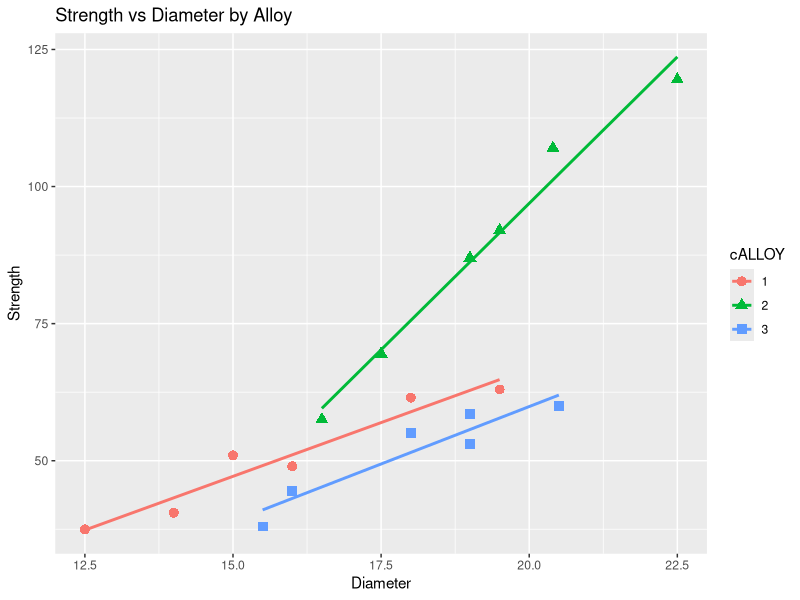
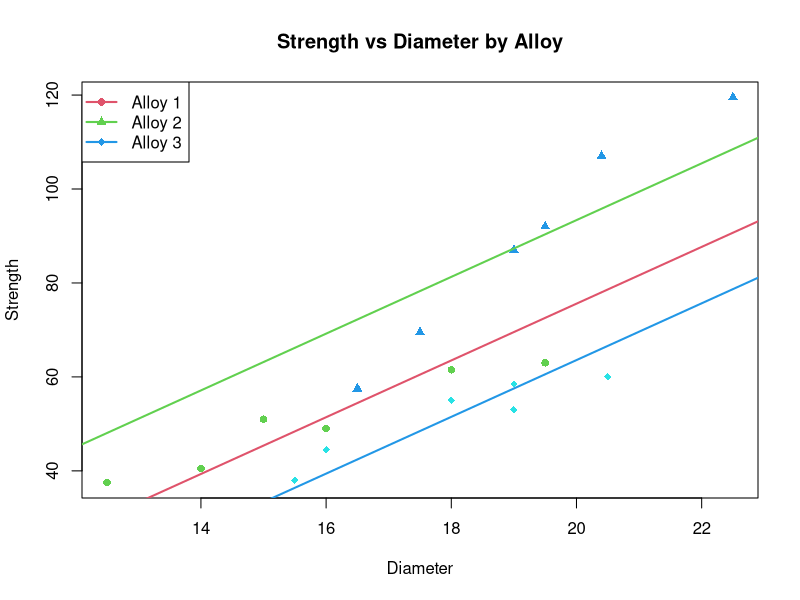
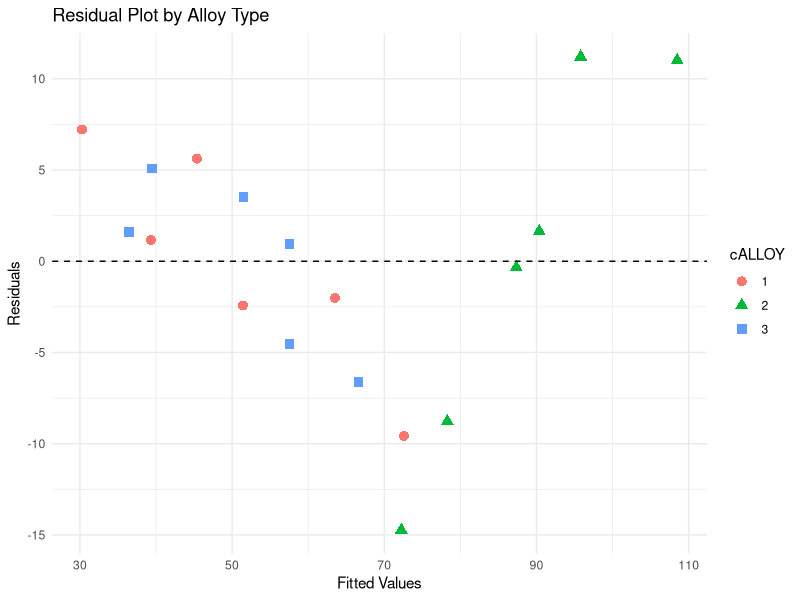

Write R code to recreate these figures, in order.
weld <- read.table("./weld.txt", header = TRUE)
weld$cALLOY <- factor(weld$ALLOY)

# str(weld)

# (a):
# Scatter plot with different symbols by alloy
library(ggplot2)
ggplot(weld, aes(x = Diameter, y = Strength, color = cALLOY, shape = cALLOY)) +
  geom_point(size = 3) +
  geom_smooth(method = "lm", se = FALSE, aes(group = cALLOY)) +
  labs(title = "Strength vs Diameter by Alloy", x = "Diameter", y = "Strength")

# Fit model without interaction
model1 <- lm(Strength ~ Diameter + cALLOY, data = weld)
summary(model1)

# Extract model coefficients
coef <- coef(model1)

# Plot the data: pch and col change with alloy type
plot(Strength ~ Diameter, pch = 15 + ALLOY, col = 2 + ALLOY, data = weld,
     main = "Strength vs Diameter by Alloy",
     xlab = "Diameter", ylab = "Strength")

# Draw regression lines for each alloy (no interaction model)
# Alloy 1 (baseline)
abline(a = coef["(Intercept)"], b = coef["Diameter"], col = 2, lwd = 2)

# Alloy 2
abline(a = coef["(Intercept)"] + coef["cALLOY2"], b = coef["Diameter"], col = 3, lwd = 2)

# Alloy 3
abline(a = coef["(Intercept)"] + coef["cALLOY3"], b = coef["Diameter"], col = 4, lwd = 2)

# Add legend
legend("topleft", legend = c("Alloy 1", "Alloy 2", "Alloy 3"),
       col = c(2, 3, 4), lwd = 2, pch = c(16, 17, 18))

# (c)
# Create residual plot with different symbols for alloys
residuals <- residuals(model1)
fitted_values <- fitted(model1)

plot_data <- data.frame(
  Fitted = fitted_values,
  Residuals = residuals,
  cALLOY = weld$cALLOY
)

# fitted against residual
ggplot(plot_data, aes(x = Fitted, y = Residuals, color = cALLOY, shape = cALLOY)) +
  geom_point(size = 3) +
  geom_hline(yintercept = 0, linetype = "dashed") +
  labs(title = "Residual Plot by Alloy Type",
       x = "Fitted Values", y = "Residuals") +
  theme_minimal()

# (d)

model2 <- lm(Strength ~ Diameter * cALLOY, data = weld)
summary(model2)
